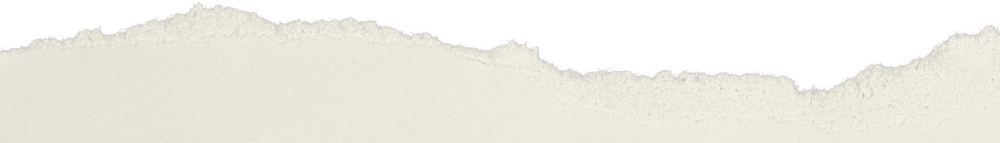
#> input picture assets/images/torn-up-strip.png, 1000 x 143 px, shrunk from 1920 x 275 before the run
$ python temp_stats.py
#> lines starting #> are read from the running program, lines starting #| are printed output that depends on the picture
from PIL import Image, ImageStat
import os

def stats(f):
#> called with f = 'assets/images/torn-up-strip.png'
    im = Image.open(f).convert('RGBA')
#> im is the input picture: PIL image 1000x143 RGBA; mean R, G, B, A 157.1, 155.1, 148.3, 169.7
    w,h = im.size
#> w = 1000; h = 143
    a = im.split()[3]
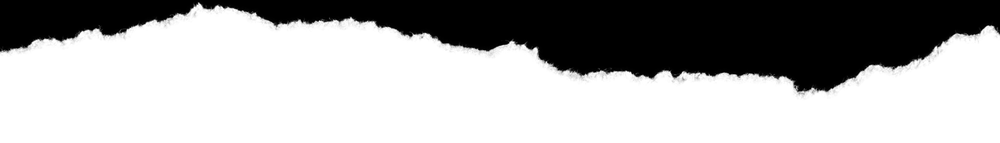
#> a: PIL image 1000x143 L; min 0, max 255, mean 169.7
    # masked mean color
    rgb = im.convert('RGB')
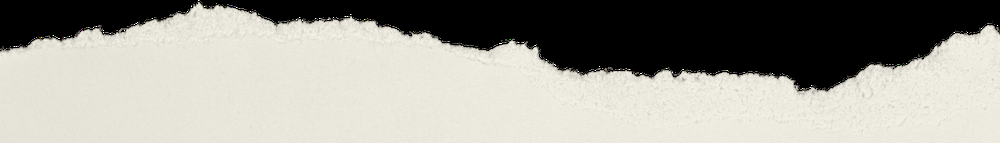
#> rgb: PIL image 1000x143 RGB; mean R, G, B 157.1, 155.1, 148.3
    px = list(rgb.getdata())
#> px = 143000 items
    ap = list(a.getdata())
#> ap = 143000 items
    blocked = [(r,g,b) for (r,g,b),aa in zip(px,ap) if aa>128]
#> blocked = 95385 items
    n = len(blocked)
#> n = 95385
    r = sum(p[0] for p in blocked)/n
#> r = 232.9
    g = sum(p[1] for p in blocked)/n
#> g = 229.9
    b = sum(p[2] for p in blocked)/n
#> b = 219.9
    # sample some row luminance profile
    gray = rgb.convert('L')
    print(f'{os.path.basename(f)[:50]:52s} {w}x{h}  meanRGB=({r:.0f},{g:.0f},{b:.0f})')
#| torn-up-strip.png                                    1000x143  meanRGB=(233,230,220)

for f in ['assets/images/torn-up-strip.png','assets/images/torn-down-strip.png']:
    stats(f)
#> pass 2 of the loop `for f in ['assets/images/torn-up-strip.png','assets/images/torn-down-s..`:
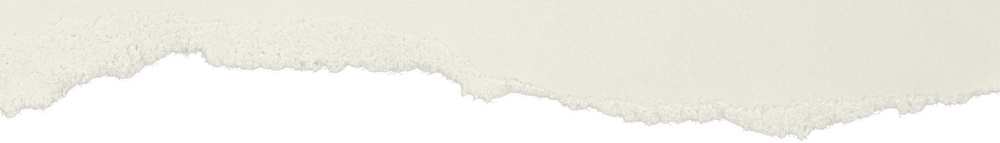
#> input picture assets/images/torn-down-strip.png, 1000 x 143 px, shrunk from 1920 x 275 before the run
#> in stats, im is the input picture: PIL image 1000x143 RGBA; mean R, G, B, A 157.1, 155.1, 148.3, 169.7
#| torn-down-strip.png                                  1000x143  meanRGB=(233,230,220)
for f in sorted(os.listdir('assets/paper')):
    stats(os.path.join('assets/paper',f))
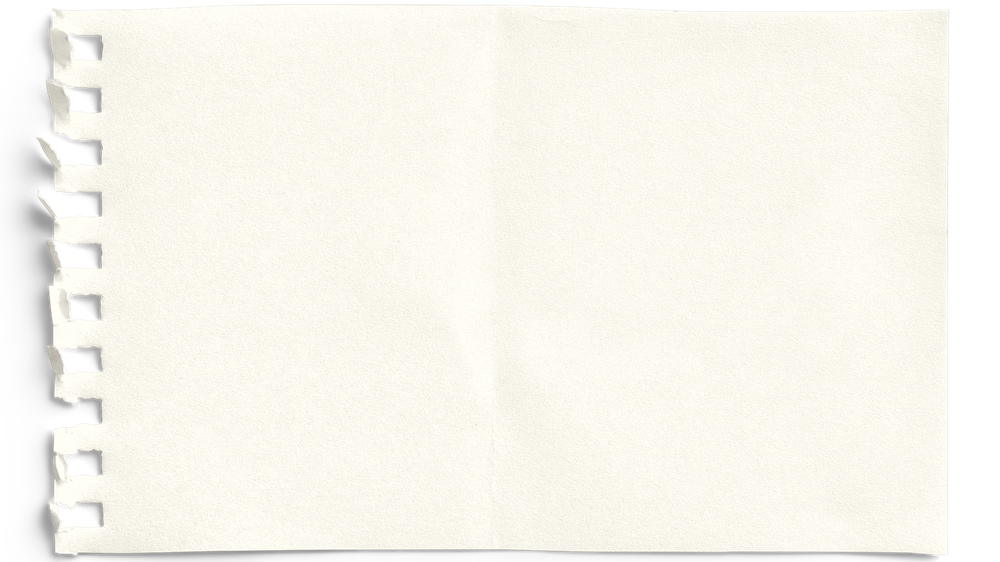
#> input picture assets/paper/a torn page of a notepad (horizontal, torn side left).png, 1000 x 562 px, shrunk from 1920 x 1080 before the run
#> in stats, im is the input picture: PIL image 1000x562 RGBA; mean R, G, B, A 215.7, 213.4, 205.5, 218.2
#> in stats (call 3), `a = im.split()[3]`:
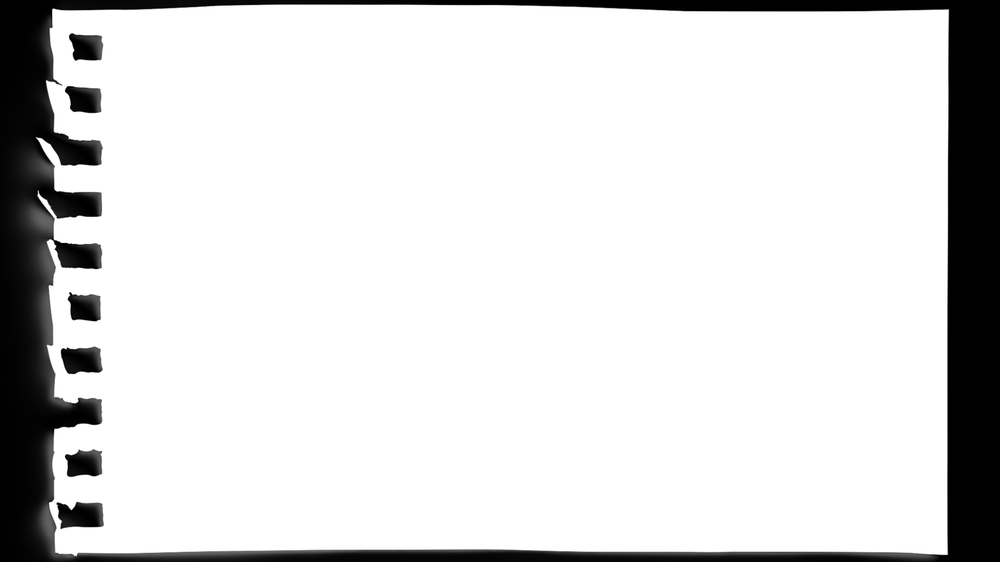
#> a: PIL image 1000x562 L; min 0, max 255, mean 218.2
#> in stats (call 3), `rgb = im.convert('RGB')`:
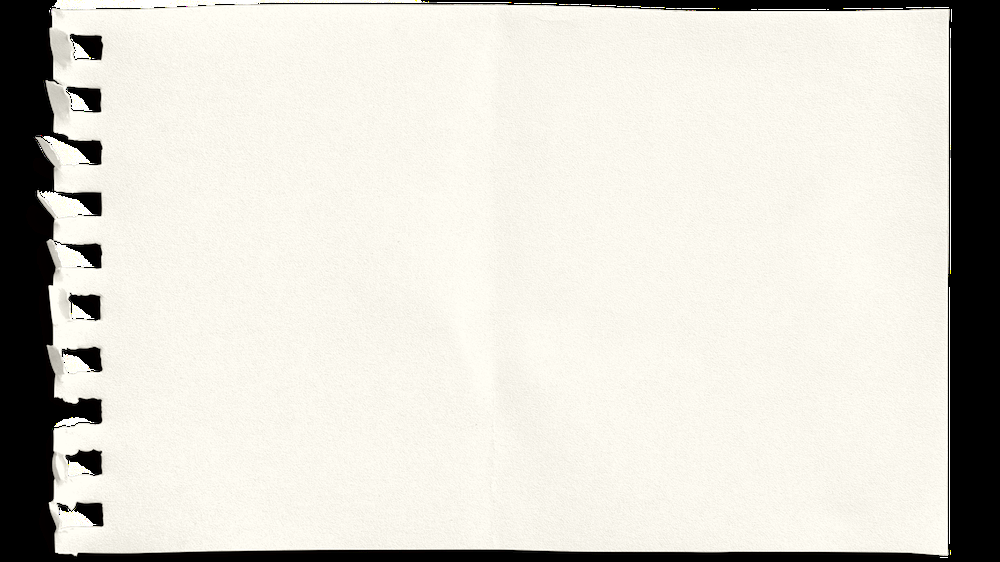
#> rgb: PIL image 1000x562 RGB; mean R, G, B 215.7, 213.4, 205.5
#> in stats (call 3), `px = list(rgb.getdata())`: px = 562000 items
#> in stats (call 3), `blocked = [(r,g,b) for (r,g,b),aa in zip(px,ap) if aa>128]`: blocked = 477229 items
#> in stats (call 3), `n = len(blocked)`: n = 477229
#> in stats (call 3), `r = sum(p[0] for p in blocked)/n`: r = 249.6
#> in stats (call 3), `g = sum(p[1] for p in blocked)/n`: g = 247
#> in stats (call 3), `b = sum(p[2] for p in blocked)/n`: b = 237.9
#| a torn page of a notepad (horizontal, torn side le   1000x562  meanRGB=(250,247,238)
#> pass 2 of the loop `for f in sorted(os.listdir('assets/paper')):`:
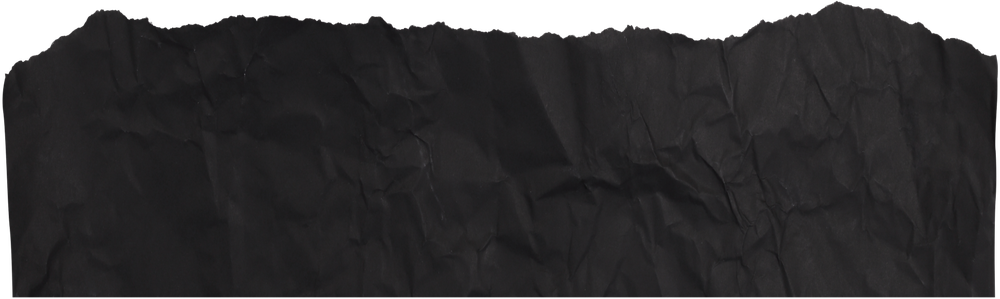
#> input picture assets/paper/crinkled black paper divider, torn edge top end.png, 1000 x 299 px, shrunk from 1920 x 574 before the run
#> in stats, im is the input picture: PIL image 1000x299 RGBA; mean R, G, B, A 33.8, 32.6, 33.9, 227.7
#> a: PIL image 1000x299 L
#> in stats (call 4), `rgb = im.convert('RGB')`:
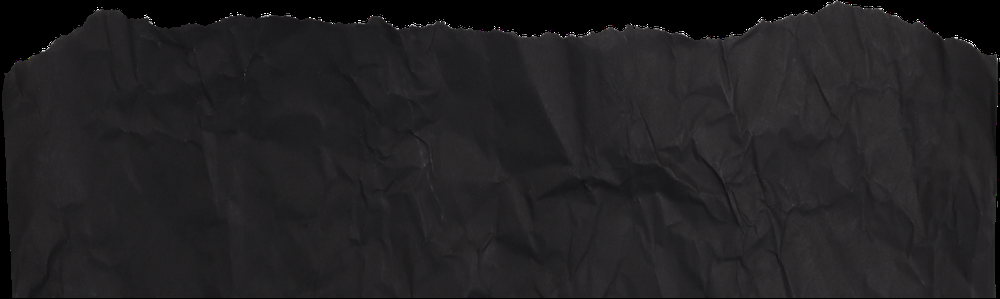
#> rgb: PIL image 1000x299 RGB; mean R, G, B 33.8, 32.6, 33.9
#> px = 299000 items
#> blocked = 266715 items
#> n = 266715
#> r = 37.24
#> g = 35.96
#> b = 37.37
#> gray: PIL image 1000x299 L
#| crinkled black paper divider, torn edge top end.pn   1000x299  meanRGB=(37,36,37)
#> pass 3 of the loop `for f in sorted(os.listdir('assets/paper')):`:
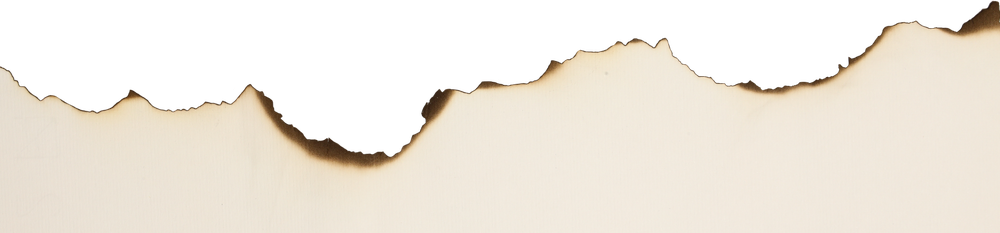
#> input picture assets/paper/paper edge burned top clean bottom.png, 1000 x 233 px, shrunk from 1920 x 447 before the run
#> in stats, im is the input picture: PIL image 1000x233 RGBA; mean R, G, B, A 150.5, 143.9, 133.9, 163.8
#> in stats (call 5), `a = im.split()[3]`:
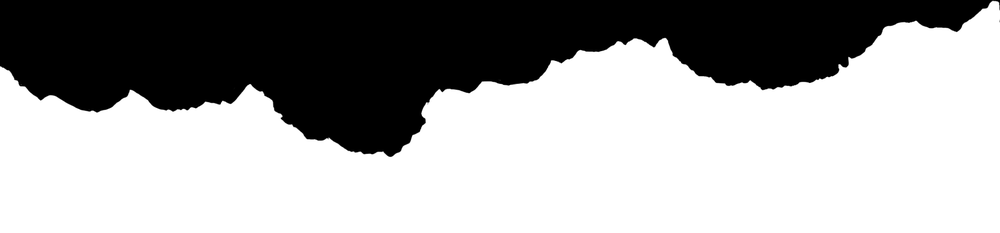
#> a: PIL image 1000x233 L; min 0, max 255, mean 163.8
#> rgb: PIL image 1000x233 RGB
#> px = 233000 items
#> blocked = 149674 items
#> n = 149674
#> r = 233.2
#> g = 223.3
#> b = 208
#> in stats (call 5), `gray = rgb.convert('L')`:
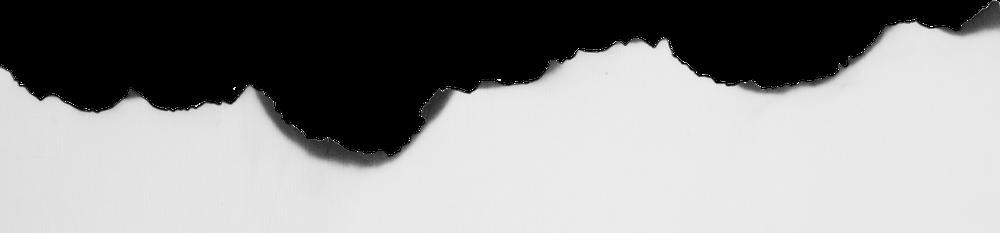
#> gray: PIL image 1000x233 L; min 0, max 255, mean 144.7
#| paper edge burned top clean bottom.png               1000x233  meanRGB=(233,223,208)
